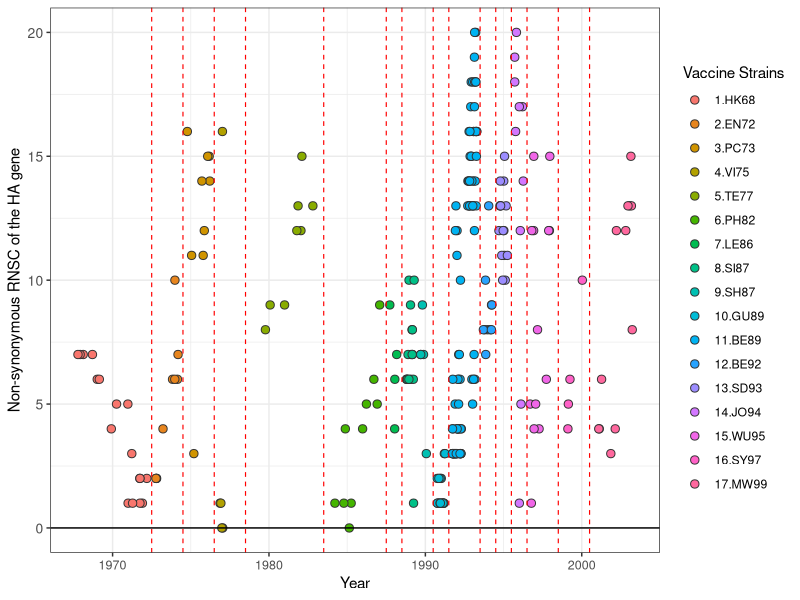
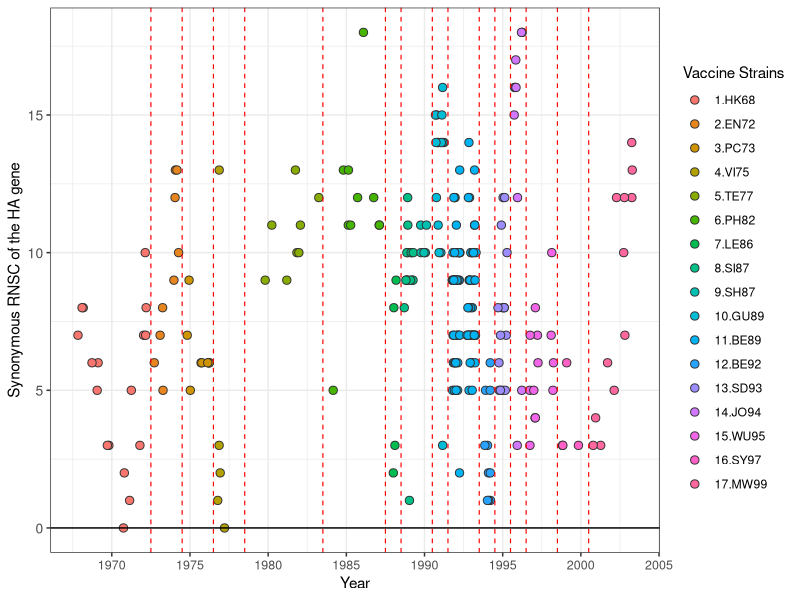

Write the R code that produced these figures, in order. (Note: this script raises an error after producing the figures.)
### Influ H3N2 GenDist Proj ###
## Package ##
library(tidyverse)

## Set working directory ##
setwd("/01_GenDisFlu/Evaluation/")

## Data import ##
AllG_NS <- read.csv("HA242_NSdist.csv", header = T, na.strings = "")

AllG_NS$Vaccine_code <- factor(AllG_NS$Group,levels = c("G01","G02","G03","G04","G05","G06","G07","G08","G09",
                                                        "G10","G11","G12","G13","G14","G15","G16","G17"),
                                             labels = c("1.HK68","2.EN72", "3.PC73", "4.VI75","5.TE77","6.PH82","7.LE86","8.SI87","9.SH87",
                                                        "10.GU89","11.BE89","12.BE92","13.SD93","14.JO94","15.WU95","16.SY97","17.MW99"))

jpeg(filename = "/01_GenDisFlu/Fig/NS_Time/HA243_Eval_N_Time.jpeg", width = 300, height = 150, units = "mm", res = 520)

AllG_NS %>%
  ggplot() +
  geom_jitter(aes(x = Year, y = Nmedian, fill = Vaccine_code), size = 2.5, shape = 21, color = "gray20",
              height = 0, width = 0.3) +
  geom_vline(xintercept = c(1972.5,1974.5,1976.5,1978.5,1983.5,1987.5,
                            1988.5,1990.5,1991.5,1993.5,1994.5,
                            1995.5,1996.5,1998.5,2000.5), color = "red", lty = 2, lwd = 0.4) +
  ylab("Non-synonymous RNSC of the HA gene") +
  scale_fill_discrete(name = "Vaccine Strains") +
  scale_y_continuous(breaks = seq(0, 45, by = 5)) +
  geom_hline(yintercept = 0) +
  theme_bw() +
  theme(axis.text.y = element_text(size = 10),
        axis.text.x = element_text(size = 9))

dev.off()
  

jpeg(filename = "/01_GenDisFlu/Fig/NS_Time/HA243_Eval_S_Time.jpeg", width = 300, height = 150, units = "mm", res = 520)

AllG_NS %>%
  ggplot() +
  geom_jitter(aes(x = Year, y = Smedian, fill = Vaccine_code), size = 2.5, shape = 21, color = "gray20",
              height = 0, width = 0.3) +
  geom_vline(xintercept = c(1972.5,1974.5,1976.5,1978.5,1983.5,1987.5,
                            1988.5,1990.5,1991.5,1993.5,1994.5,
                            1995.5,1996.5,1998.5,2000.5), color = "red", lty = 2, lwd = 0.4) +
  ylab("Synonymous RNSC of the HA gene") +
  scale_fill_discrete(name = "Vaccine Strains") +
  scale_x_continuous(breaks = seq(1965, 2005, by = 5)) +
  scale_y_continuous(breaks = seq(0, 45, by = 5)) +
  geom_hline(yintercept = 0) +
  theme_bw() +
  theme(axis.text.y = element_text(size = 10),
        axis.text.x = element_text(size = 9))

dev.off()


#### By Domiance -- N value #### 

AllG_NS$Dominance_F <- factor(AllG_NS$Dominance, levels = c(0, 1), labels = c("Extinct", "Dominant"))

jpeg(filename = "/01_GenDisFlu/Fig/NS_Time/HA243_Eval_N_Dom_Time.jpeg", width = 300, height = 150, units = "mm", res = 520)

AllG_NS %>%
  ggplot() +
  geom_jitter(aes(x = Year, y = Nmedian, fill = Dominance_F), size = 2.5, shape = 21, color = "gray20",
                height = 0, width = 0.3) +
  geom_vline(xintercept = c(1972.5,1974.5,1976.5,1978.5,1983.5,1987.5,
                            1988.5,1990.5,1991.5,1993.5,1994.5,
                            1995.5,1996.5,1998.5,2000.5), color = "red", lty = 2, lwd = 0.4) +
  ylab("Non-synonymous RNSC of the HA gene") +
  scale_fill_discrete(name = "Vaccine Strains") +
  scale_y_continuous(breaks = seq(0, 45, by = 5)) +
  geom_hline(yintercept = 0) +
  theme_bw() +
  theme(axis.text.y = element_text(size = 10),
        axis.text.x = element_text(size = 9))


dev.off()

  


jpeg(filename = "/01_GenDisFlu/Fig/NS_Time/HA243_Eval_S_Dom_Time.jpeg", width = 300, height = 150, units = "mm", res = 520)

AllG_NS %>%
  ggplot() +
  geom_jitter(aes(x = Year, y = Smedian, fill = Dominance_F), size = 2.5, shape = 21, color = "gray20",
              height = 0, width = 0.3) +
  geom_vline(xintercept = c(1972.5,1974.5,1976.5,1978.5,1983.5,1987.5,
                            1988.5,1990.5,1991.5,1993.5,1994.5,
                            1995.5,1996.5,1998.5,2000.5), color = "red", lty = 2, lwd = 0.4) +
  ylab("Synonymous RNSC of the HA gene") +
  scale_fill_discrete(name = "Vaccine Strains") +
  scale_y_continuous(breaks = seq(0, 45, by = 5)) +
  geom_hline(yintercept = 0) +
  theme_bw() +
  theme(axis.text.y = element_text(size = 10),
        axis.text.x = element_text(size = 9))


dev.off()

